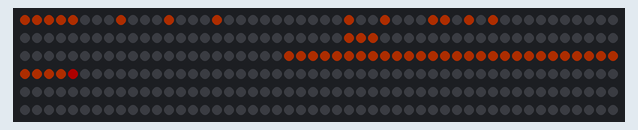
Simulated run of this sketch. Board: Arduino Uno, built with avr-gcc and run on an emulated ATmega328P. Parts: 300 RGB LEDs in strip order, left to right, continuing on the next row. Dim RGB values are drawn brighter than linear.

Above: at 0.08 s.
At 34.06 s:
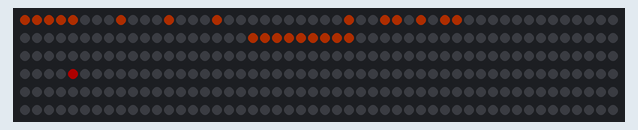

The sketch:

panel_register_display.ino
```cpp
// BESK panel lights - swedens first "real" (non relay based) computer
//  MD     0 1 2 3     ... 36 37 38 39
//  MR     0 1 2 3     ... 36 37 38 39
//  AR  00 0 1 2 3     ... 36 37 38 39  40
//  AS     11 ... 0  7...0 OP  11...0 KR
//  150 LEDS!  (add extra "unkown" 13 more)
//

#define LED_MD_0  0    // 40 leds 0..39
#define LED_MR_0  40   // 40 leds 40..79
#define LED_AR_00 80   //  1 led 80
#define LED_AR_0  81   // 40 leds 81..120
#define LED_AR_40 121  //  1 led 121
#define LED_AS_11 122  // 12 leds 122..133
#define LED_OP_7  134  //  8 leds 134..141
#define LED_KR_11 142  // 12 leds 142..153

typedef uint64_t helord_t;  // 40 bits used bit 39 is sign bit (bit 0) bit 0 is 2^-39 (bit 39)

#include <Adafruit_NeoPixel.h>
#ifdef __AVR__
 #include <avr/power.h> // Required for 16 MHz Adafruit Trinket
#endif

// Which pin on the Arduino is connected to the NeoPixels?
// On a Trinket or Gemma we suggest changing this to 1:
#define LED_PIN    2

// How many NeoPixels are attached to the Arduino? (currently using 154)
#define LED_COUNT (5*60)

// Declare our NeoPixel strip object:
Adafruit_NeoPixel strip(LED_COUNT, LED_PIN, NEO_GRB + NEO_KHZ800);
// Argument 1 = Number of pixels in NeoPixel strip
// Argument 2 = Arduino pin number (most are valid)
// Argument 3 = Pixel type flags, add together as needed:
//   NEO_KHZ800  800 KHz bitstream (most NeoPixel products w/WS2812 LEDs)
//   NEO_KHZ400  400 KHz (classic 'v1' (not v2) FLORA pixels, WS2811 drivers)
//   NEO_GRB     Pixels are wired for GRB bitstream (most NeoPixel products)
//   NEO_RGB     Pixels are wired for RGB bitstream (v1 FLORA pixels, not v2)
//   NEO_RGBW    Pixels are wired for RGBW bitstream (NeoPixel RGBW products)

uint32_t orange = strip.Color(0xff, 0x44, 0x00);
uint32_t black = strip.Color(0x00, 0x00, 0x00); // ? or is there a off?
uint32_t green = strip.Color(0x00, 0xff, 0x00);
uint32_t red = strip.Color(0xff, 0x00, 0x00);

helord_t MD = 0xF888801234;
helord_t MR = 0;
helord_t AR = 0x5555555555;
uint8_t  AR_00 = 1;
uint8_t  AR_40 = 0;
uint16_t AS = 0x108;        // address
uint8_t  OP = 0x56;        // 8 bit (7-bit used)
uint16_t KR = 0x100;        // IP - kontroll register

void draw_bit(int p, unsigned int x)
{
  strip.setPixelColor(p, x ? orange : black);
}

// Draw besk register (fixnum bit0 is sign bit)
void draw_besk_reg(helord_t x, int p)
{
  int i;

  for (i = 0; i < 40; i++) {
      draw_bit(i+p, (x >> 39) & 1);
      x <<= 1;
  }
}

// Draw regular register (n-bits)
void draw_reg(unsigned int x, int p, int n)
{
  int i;

  for (i = n-1; i >= 0; i--) {
      draw_bit(i+p, (x & 1));
  }
}

void draw_state()
{
  draw_besk_reg(MD, LED_MD_0);
  draw_besk_reg(MR, LED_MR_0);
  draw_reg(AS, LED_AS_11, 12); draw_reg(OP, LED_OP_7,8); draw_reg(KR, LED_KR_11, 12);

  // strip.setPixelColor(0, green);
  strip.setPixelColor(154, red);
}

// setup() function -- runs once at startup --------------------------------

void setup() {
  // These lines are specifically to support the Adafruit Trinket 5V 16 MHz.
  // Any other board, you can remove this part (but no harm leaving it):
#if defined(__AVR_ATtiny85__) && (F_CPU == 16000000)
  clock_prescale_set(clock_div_1);
#endif
  // END of Trinket-specific code.

  strip.begin();           // INITIALIZE NeoPixel strip object (REQUIRED)
  strip.show();            // Turn OFF all pixels ASAP
  strip.setBrightness(50); // Set BRIGHTNESS to about 1/5 (max = 255)
}


// loop() function -- runs repeatedly as long as board is on ---------------

void loop() {
  // Fill along the length of the strip in various colors...
  AR ^= 0xAAAAAAAAAA;
  MD = (MD + 1) & 0xFFFFFFFFFF;
  MR = (MR + 7) & 0xFFFFFFFFFF;
  AS = (AS + 1) & 0x7FF;
  OP = (OP + 3) & 0x7F;
  KR = (KR + 1) & 0x7FF;
  draw_state();
  strip.show();
  delay(100);
}
```
